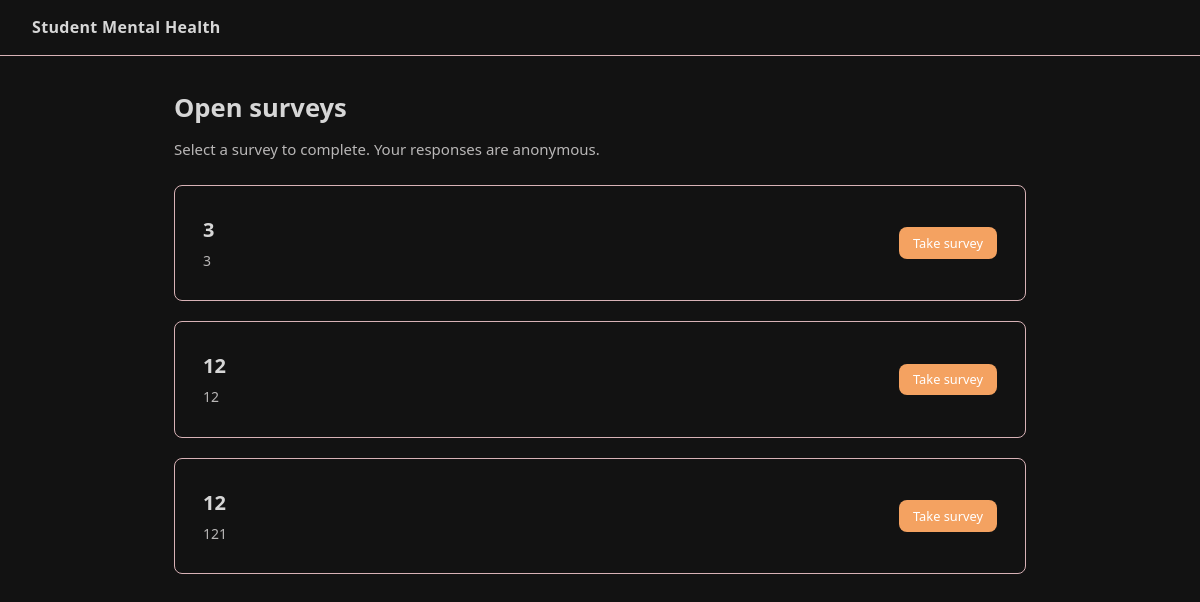
The app's page /surveys/, older data.
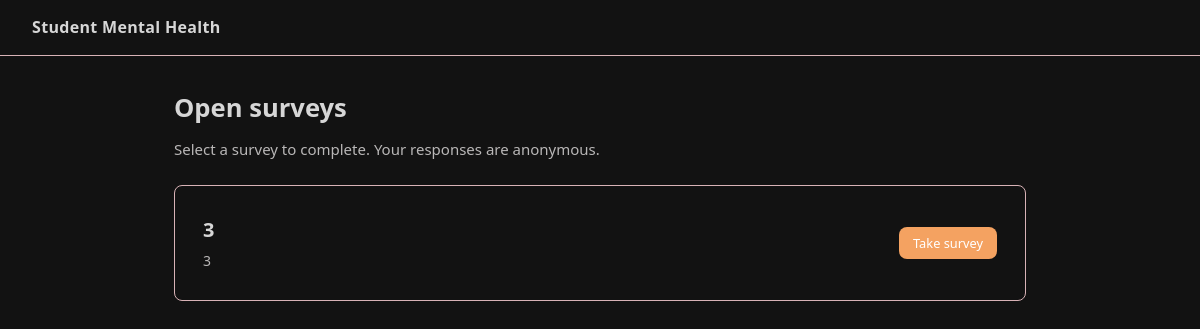
The same page, newer data.
### core/models.py (models this page shows, shortened)
class Survey(models.Model):
    id          = models.CharField(max_length=5, primary_key=True)
    title       = models.CharField(max_length=200)
    description = models.TextField(blank=True)
    is_active   = models.BooleanField(default=True)
    created_at  = models.DateTimeField(auto_now_add=True)
    closed_at   = models.DateTimeField(null=True, blank=True)

### core/views.py (the view)
# urls.py: path("surveys/",                         views.survey_list,  name="survey_list"),
def survey_list(request):
    surveys = Survey.objects.filter(is_active=True).order_by("-created_at")
    return render(request, "survey_list.html", {"surveys": surveys})

### core/templates/survey_list.html (shortened to what this page needs)
{% extends "base.html" %}
{% block content %}
<div class="container">
    <div class="flex-between" style="margin-bottom:1.5rem;">
        <div>
            <h1>Open surveys</h1>
            <p style="margin:0;">Select a survey to complete. Your responses are anonymous.</p>
        </div>
    </div>
    {% if surveys %}
        {% for survey in surveys %}
        <div class="card flex-between">
            <div>
                <h2 style="margin-bottom:0.25rem;">{{ survey.title }}</h2>
                {% if survey.description %}
                <p style="margin:0; font-size:0.875rem;">{{ survey.description }}</p>
                {% endif %}
            </div>
            <a href="{% url 'survey_form' survey.id %}" class="btn btn-primary btn-sm">Take survey</a>
        </div>
        {% endfor %}
    {% else %}
        <div class="card" style="text-align:center; padding:3rem;">
            <p style="margin:0;">No surveys are currently open.</p>
        </div>
    {% endif %}
</div>
{% endblock %}

Row changes from the older to the newer data that the page shows:
no longer on this page (row edited): Survey: title "12", description "12"
no longer on this page (row edited): Survey: title "12", description "121"
